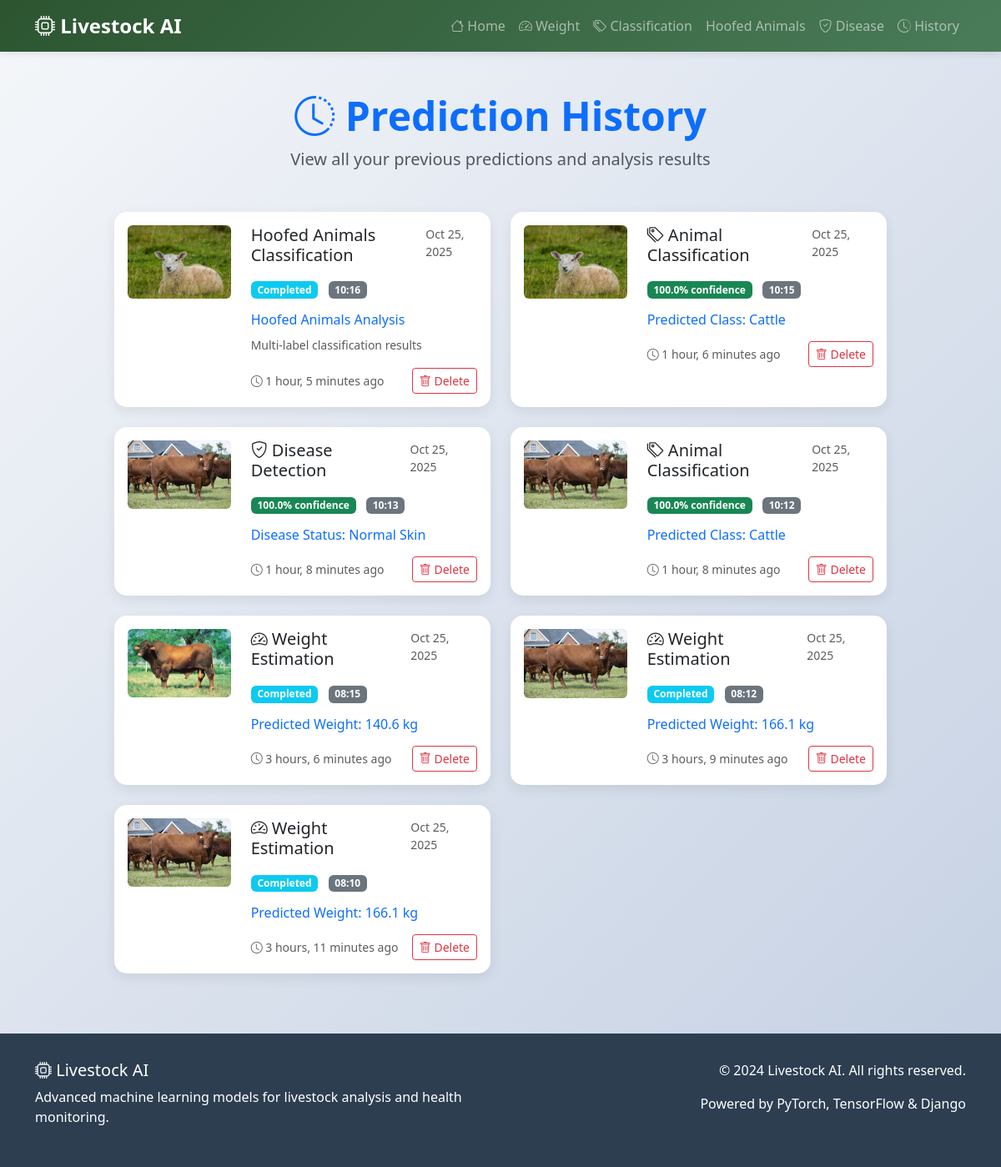
The page /history/ on the database its author committed.
### predictions/models.py (models this page shows, shortened)
class Prediction(models.Model):
    PREDICTION_TYPES = [
        ('weight', 'Weight Estimation'),
        ('classification', 'Animal Classification'),
        ('hoofed_animals', 'Hoofed Animals Classification'),
        ('disease', 'Disease Detection'),
    ]
    prediction_type = models.CharField(max_length=20, choices=PREDICTION_TYPES)
    image = models.ImageField(upload_to='predictions/')
    result = models.JSONField()
    confidence = models.FloatField(null=True, blank=True)
    created_at = models.DateTimeField(default=timezone.now)
    class Meta:
        ordering = ['-created_at']

### predictions/views.py (the view)
# urls.py: path('history/', views.HistoryView.as_view(), name='history'),
class HistoryView(TemplateView):
    template_name = 'predictions/history.html'
    def get_context_data(self, **kwargs):
        context = super().get_context_data(**kwargs)
        context['predictions'] = Prediction.objects.all()
        return context

### templates/predictions/history.html (shortened to what this page needs)
{% extends 'base.html' %}
{% block content %}
<div class="container my-5">
    <div class="row">
        <div class="col-lg-10 mx-auto">
            <div class="text-center mb-5">
                <h1 class="display-5 fw-bold text-primary">
                    <i class="bi bi-clock-history"></i> Prediction History
                </h1>
                <p class="lead text-muted">
                    View all your previous predictions and analysis results
                </p>
            </div>
            {% if predictions %}
            <div class="row">
                {% for prediction in predictions %}
                <div class="col-lg-6 mb-4">
                    <div class="card h-100">
                        <div class="card-body">
                            <div class="row">
                                <div class="col-md-4">
                                    <img src="{{ prediction.image.url }}" alt="Prediction" class="img-fluid rounded" style="max-height: 150px; width: 100%; object-fit: cover;">
                                </div>
                                <div class="col-md-8">
                                    <div class="d-flex justify-content-between align-items-start mb-2">
                                        <h5 class="card-title">
                                            <i class="bi bi-{% if prediction.prediction_type == 'weight' %}speedometer2{% elif prediction.prediction_type == 'classification' %}tags{% elif prediction.prediction_type == 'hoofed_animals' %}paw{% else %}shield-check{% endif %}"></i>
                                            {{ prediction.get_prediction_type_display }}
                                        </h5>
                                        <small class="text-muted">{{ prediction.created_at|date:"M d, Y" }}</small>
                                    </div>
                                    <div class="mb-3">
                                        {% if prediction.confidence %}
                                        <span class="badge bg-success">{{ prediction.confidence|floatformat:1 }}% confidence</span>
                                        {% else %}
                                        <span class="badge bg-info">Completed</span>
                                        {% endif %}
                                        <span class="badge bg-secondary ms-2">{{ prediction.created_at|time:"H:i" }}</span>
                                    </div>
                                    <div class="mb-3">
                                        {% if prediction.prediction_type == 'weight' %}
                                            {% if prediction.result.predicted_weight %}
                                            <h6 class="text-primary">Predicted Weight: {{ prediction.result.predicted_weight }} kg</h6>
                                            {% endif %}
                                        {% elif prediction.prediction_type == 'classification' %}
                                            {% if prediction.result.predicted_class %}
                                            <h6 class="text-primary">Predicted Class: {{ prediction.result.predicted_class }}</h6>
                                            {% endif %}
                                        {% elif prediction.prediction_type == 'hoofed_animals' %}
                                            {% if prediction.result.class_predictions %}
                                            <h6 class="text-primary">Hoofed Animals Analysis</h6>
                                            <small class="text-muted">Multi-label classification results</small>
                                            {% endif %}
                                        {% elif prediction.prediction_type == 'disease' %}
                                            {% if prediction.result.predicted_class %}
                                            <h6 class="text-primary">Disease Status: {{ prediction.result.predicted_class }}</h6>
                                            {% endif %}
                                        {% endif %}
                                    </div>
                                    <div class="d-flex justify-content-between align-items-center">
                                        <small class="text-muted">
                                            <i class="bi bi-clock"></i> {{ prediction.created_at|timesince }} ago
                                        </small>
                                        <a href="{% url 'delete_prediction' prediction.id %}"
                                           class="btn btn-sm btn-outline-danger"
                                           onclick="return confirm('Are you sure you want to delete this prediction?')">
                                            <i class="bi bi-trash"></i> Delete
                                        </a>
                                    </div>
                                </div>
                            </div>
                        </div>
                    </div>
                </div>
                {% endfor %}
            </div>
            {% endif %}
        </div>
    </div>
</div>
{% endblock %}

### templates/base.html (shortened to what this page needs)
<!DOCTYPE html>
<html lang="en">
<head>
    <link href="https://cdn.jsdelivr.net/npm/bootstrap@5.3.0/dist/css/bootstrap.min.css" rel="stylesheet">
    <link href="https://cdn.jsdelivr.net/npm/bootstrap-icons@1.10.0/font/bootstrap-icons.css" rel="stylesheet">
</head>
<body>
    <nav class="navbar navbar-expand-lg navbar-dark">
        <div class="container">
            <a class="navbar-brand" href="{% url 'home' %}">
                <i class="bi bi-cpu"></i> Livestock AI
            </a>
            <div class="collapse navbar-collapse" id="navbarNav">
                <ul class="navbar-nav ms-auto">
                    <li class="nav-item">
                        <a class="nav-link" href="{% url 'home' %}">
                            <i class="bi bi-house"></i> Home
                        </a>
                    </li>
                    <li class="nav-item">
                        <a class="nav-link" href="{% url 'weight_prediction' %}">
                            <i class="bi bi-speedometer2"></i> Weight
                        </a>
                    </li>
                    <li class="nav-item">
                        <a class="nav-link" href="{% url 'classification' %}">
                            <i class="bi bi-tags"></i> Classification
                        </a>
                    </li>
                    <li class="nav-item">
                        <a class="nav-link" href="{% url 'hoofed_animals' %}">
                             Hoofed Animals
                        </a>
                    </li>
                    <li class="nav-item">
                        <a class="nav-link" href="{% url 'disease_detection' %}">
                            <i class="bi bi-shield-check"></i> Disease
                        </a>
                    </li>
                    <li class="nav-item">
                        <a class="nav-link" href="{% url 'history' %}">
                            <i class="bi bi-clock-history"></i> History
                        </a>
                    </li>
                </ul>
            </div>
        </div>
    </nav>
    <main>
        {% block content %}
        {% endblock %}
    </main>
    <footer class="footer">
        <div class="container">
            <div class="row">
                <div class="col-md-6">
                    <h5><i class="bi bi-cpu"></i> Livestock AI</h5>
                    <p>Advanced machine learning models for livestock analysis and health monitoring.</p>
                </div>
                <div class="col-md-6 text-md-end">
                    <p>&copy; 2024 Livestock AI. All rights reserved.</p>
                    <p>Powered by PyTorch, TensorFlow & Django</p>
                </div>
            </div>
        </div>
    </footer>
</body>
</html>

### templates/base.html (style rules this page uses)
:root { --primary-color: #2c5530; --secondary-color: #4a7c59; --accent-color: #8fbc8f; --light-bg: #f8f9fa; --dark-text: #2c3e50; }
body { font-family: 'Segoe UI', Tahoma, Geneva, Verdana, sans-serif; background: linear-gradient(135deg, #f5f7fa 0%, #c3cfe2 100%); min-height: 100vh; }
.navbar { background: linear-gradient(135deg, var(--primary-color) 0%, var(--secondary-color) 100%); box-shadow: 0 2px 10px rgba(0,0,0,0.1); }
.navbar-brand { font-weight: bold; font-size: 1.5rem; }
.card { border: none; border-radius: 15px; box-shadow: 0 5px 15px rgba(0,0,0,0.08); transition: transform 0.3s ease, box-shadow 0.3s ease; }
.footer { background: var(--dark-text); color: white; padding: 2rem 0; margin-top: 3rem; }

### rows shown on the page
Prediction: image (picture), prediction_type "Hoofed Animals Classification", created_at "Oct 25, 2025", shows "Completed", created_at "10:16", shows "Hoofed Animals Analysis", created_at "1 hour, 5 minutes"
Prediction: image (picture), prediction_type "Animal Classification", created_at "Oct 25, 2025", confidence "100.0", created_at "10:15", result.predicted_class "Cattle", created_at "1 hour, 6 minutes"
Prediction: image (picture), prediction_type "Disease Detection", created_at "Oct 25, 2025", confidence "100.0", created_at "10:13", result.predicted_class "Normal Skin", created_at "1 hour, 8 minutes"
Prediction: image (picture), prediction_type "Animal Classification", created_at "Oct 25, 2025", confidence "100.0", created_at "10:12", result.predicted_class "Cattle", created_at "1 hour, 8 minutes"
Prediction: image (picture), prediction_type "Weight Estimation", created_at "Oct 25, 2025", shows "Completed", created_at "08:15", result.predicted_weight "140.6", created_at "3 hours, 6 minutes"
Prediction: image (picture), prediction_type "Weight Estimation", created_at "Oct 25, 2025", shows "Completed", created_at "08:12", result.predicted_weight "166.1", created_at "3 hours, 9 minutes"
Prediction: image (picture), prediction_type "Weight Estimation", created_at "Oct 25, 2025", shows "Completed", created_at "08:10", result.predicted_weight "166.1", created_at "3 hours, 11 minutes"
